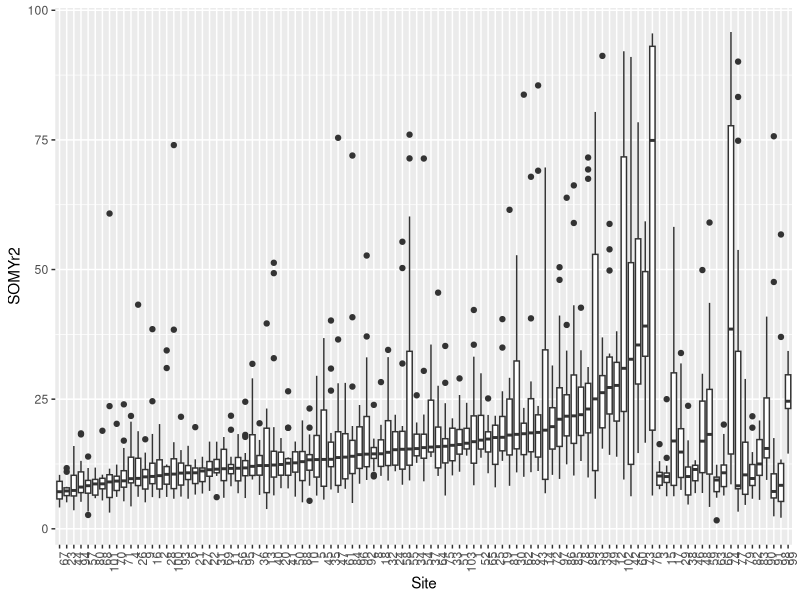
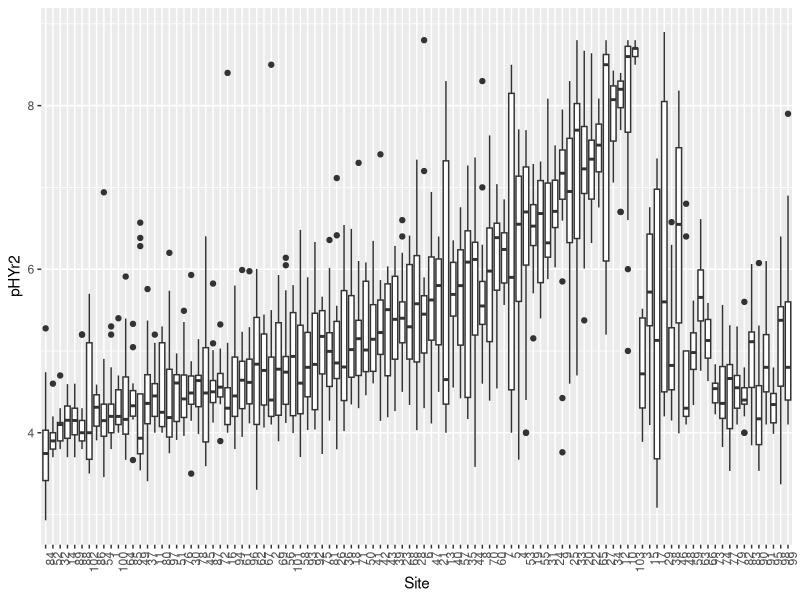
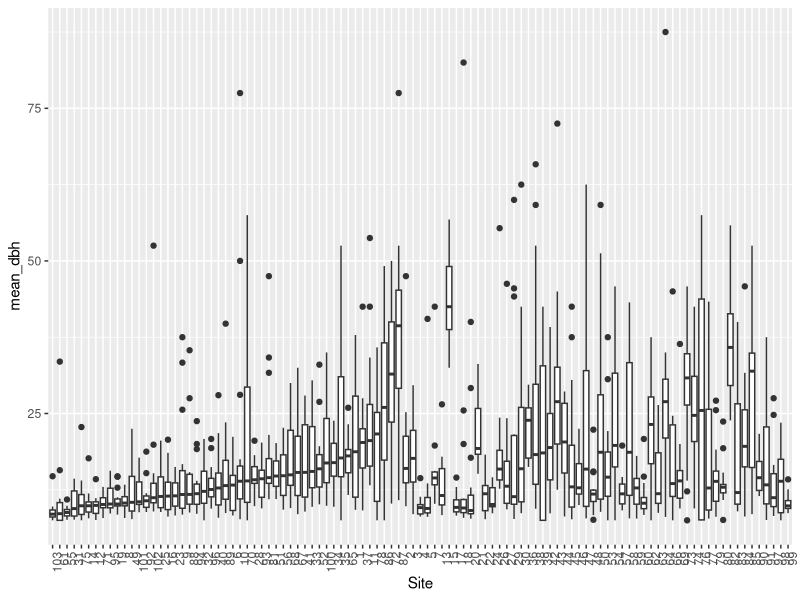
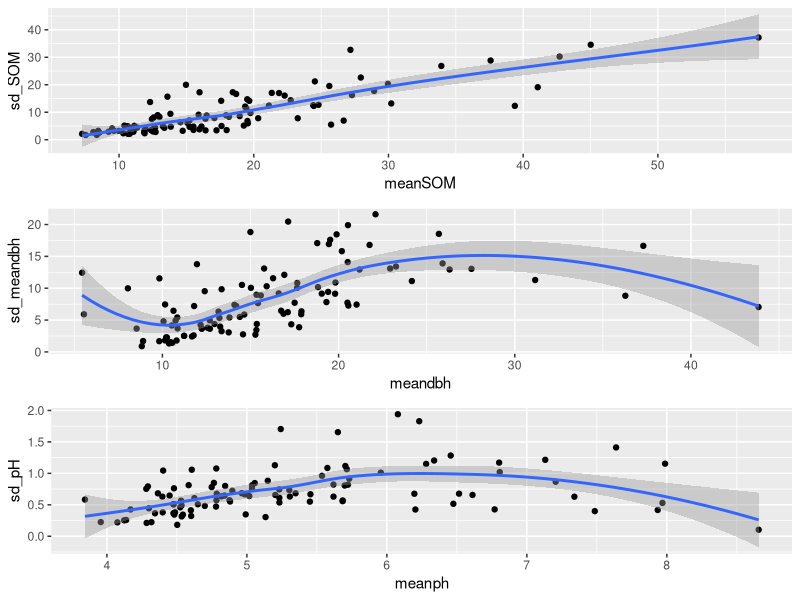

Generate these figures, in order, with R:
## ---- chunk 1
knitr::opts_chunk$set(echo = TRUE)
library(ggplot2)
library(gridExtra)
AllPlotVars= read.csv("../Data/AllPlotsVarsRichness.csv")
AllSiteVars = read.csv("../Data/CompleteSiteLevelVars.csv")
## ---- chunk 2
ggplot(AllPlotVars, aes(x = reorder(as.factor(Site), SOMYr2, median), y = SOMYr2))+
  geom_boxplot()+
  xlab("Site")+
  theme(axis.text.x = element_text(angle=90, hjust=1))
## ---- chunk 3
ggplot(AllPlotVars, aes(x = reorder(as.factor(Site), pHYr2, mean), y = pHYr2))+
  geom_boxplot()+
  xlab("Site")+
  theme(axis.text.x = element_text(angle=90, hjust=1))
## ---- chunk 4

ggplot(AllPlotVars, aes(x = reorder(as.factor(Site), mean_dbh, median), y = mean_dbh))+
  geom_boxplot()+
  xlab("Site")+
  theme(axis.text.x = element_text(angle=90, hjust=1))

## ---- chunk 5
  g1 = ggplot(AllSiteVars, aes(x = meanSOM, y = sd_SOM))+
    geom_point()+
    geom_smooth(method = loess)
  
  g2 = ggplot(AllSiteVars, aes(x = meandbh, y = sd_meandbh))+
    geom_point()+
    geom_smooth(method = loess)
  g3 = ggplot(AllSiteVars, aes(x = meanph, y = sd_pH))+
    geom_point()+
    geom_smooth(method = loess)
  
  grid.arrange(g1,g2,g3)
